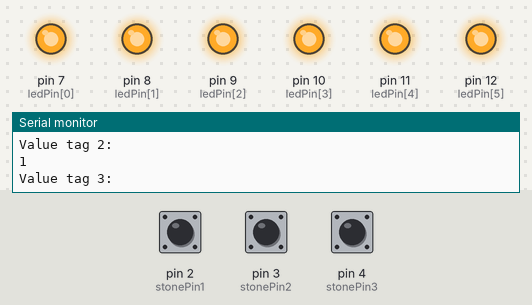
This sketch was run on a simulated Arduino Uno, built with avr-gcc and run on an emulated ATmega328P. Shown: output pins drawn as LEDs (lit = HIGH), the last lines printed to the serial monitor. The test bench sets the inputs (shaded band); at power-on: pin 3 (stonePin2) HIGH, pin 2 (stonePin1) HIGH, pin 4 (stonePin3) HIGH. The audio player accepts every command and is not drawn.

Above: at 3.7 s.
3.8 s: pin 3 (stonePin2) pulled LOW for 0.15 s
At 5.1 s:
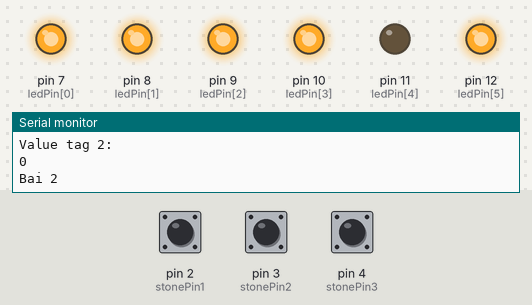
Timing chart, 0 to 6.8 s (numbered marks = the images above; inputs shaded):
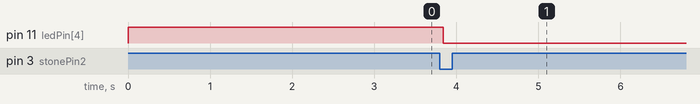

Measured:
- after the input at 3.8 s, pin 11 (ledPin[4]): HIGH → LOW at once

The sketch:

_4_Lap_3_The.ino
```cpp
#include "SoftwareSerial.h"
#include "DFRobotDFPlayerMini.h"

SoftwareSerial mySoftwareSerial(5, 6); // RX, TX
DFRobotDFPlayerMini myDFPlayer;

const int ledPin[6] = {7, 8, 9, 10, 11, 12};

int stonePin1 = 2;
int stonePin2 = 3;
int stonePin3 = 4;

bool flag1 = false;
bool flag2 = false;
bool flag3 = false;

int lastButtonState = 1;
int count = 0;

void setup() {
  // put your setup code here, to run once:
  Serial.begin(9600);
  mySoftwareSerial.begin(9600);
  pinMode(stonePin1, INPUT_PULLUP);
  pinMode(stonePin2, INPUT_PULLUP);
  pinMode(stonePin3, INPUT_PULLUP);
  for (int thisPin = 0; thisPin < 6; thisPin++) {
    pinMode(ledPin[thisPin], OUTPUT); // Cài đặt đèn LED là OUTPUT
    digitalWrite(ledPin[thisPin], HIGH);
  }

  Serial.println(F("Initializing DFPlayer ... (May take 3~5 seconds)"));

  if (!myDFPlayer.begin(mySoftwareSerial)) {  //Use softwareSerial to communicate with mp3.
    Serial.println(F("Unable to begin:"));
    Serial.println(F("1.Please recheck the connection!"));
    Serial.println(F("2.Please insert the SD card!"));
    //while(true);
  }
  delay(2000);
  Serial.println(F("DFPlayer Mini online."));

  myDFPlayer.volume(30);  //Set volume value. From 0 to 30

}

void loop() {
  if (!flag1) {
    int valueStonne1 = digitalRead(stonePin1);
    Serial.println("Value tag 1: ");
    Serial.println(valueStonne1);
    if (!valueStonne1) {
      Serial.println("Bai 1");
      myDFPlayer.play(1);
      delay(21000);
      digitalWrite(ledPin[0], LOW);
      digitalWrite(ledPin[3], LOW);
      digitalWrite(ledPin[5], LOW);
      delay(500);
      flag1 = true;
    }
  }
  if (!flag2) {
    int valueStonne2 = digitalRead(stonePin2);
    Serial.println("Value tag 2: ");
    Serial.println(valueStonne2);
    if (valueStonne2 != lastButtonState) {
      if (!valueStonne2) {
        count++;
        digitalWrite(ledPin[4], LOW);
        Serial.println("Bai 2");
        myDFPlayer.play(2);
        delay(50000);
        //        flag2 = true;
      } else  //Nếu nút đang thả
      {
        Serial.println("off");
      }
    }
    lastButtonState = valueStonne2;
    if (count >= 2) {
      flag2 = true;
      count = 0;
    }
    //    if (!valueStonne2) {
    //      digitalWrite(ledPin[4], LOW);
    //      Serial.println("Bai 2");
    //      myDFPlayer.play(2);
    //      delay(500);
    //      flag2 = true;
    //    }
  }

  if (!flag3) {
    int valueStonne3 = digitalRead(stonePin3);
    Serial.println("Value tag 3: ");
    Serial.println(valueStonne3);
    if (!valueStonne3) {
      digitalWrite(ledPin[1], LOW);
      digitalWrite(ledPin[2], LOW);
      Serial.println("Bai 3");
      myDFPlayer.play(3);
      delay(500);
      flag3 = true;
    }
  }
}
```
